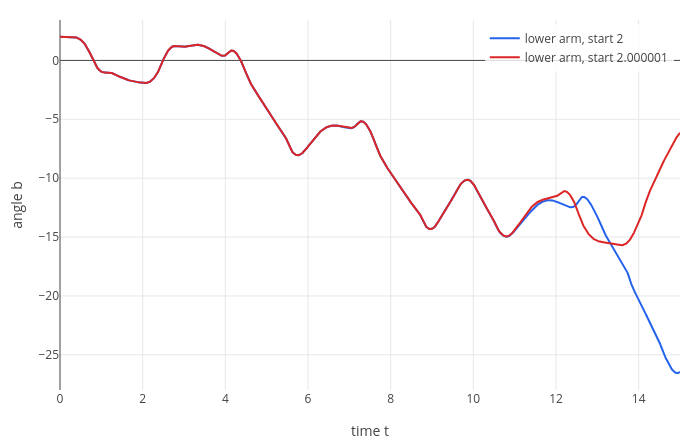

Notebook cell for this chart:
### Markdown cell above
## 5. The double pendulum: chaos

Hang a second pendulum from the first. With two equal masses and rods of length 1 (and $g = 9.81$), the Lagrangian in
the two angles $a$ and $b$ is

$$L = a'^2 + \tfrac12 b'^2 + a' b' \cos(a - b) + 2g\cos a + g\cos b.$$

Deriving its equations of motion by hand takes a page; `motion` does it for you. Start it twice from almost the same
position: the lower arm at $2$ and at $2.000001$:

### Code cell
d1 = motion(a'^2 + b'^2/2 + a'*b'*cos(a - b) + 2*9.81*cos(a) + 9.81*cos(b), [a b], t, [2 2], [0 0], 15, 6000);
d2 = motion(a'^2 + b'^2/2 + a'*b'*cos(a - b) + 2*9.81*cos(a) + 9.81*cos(b), [a b], t, [2 2.000001], [0 0], 15, 6000);
A1 = d1.q;
A2 = d2.q;
p = legend(plot(d1.t, A1(2)), "lower arm, start 2");
p = show(p, legend(plot(d2.t, A2(2)), "lower arm, start 2.000001"));
labels(p, "time t", "angle b")

### Figure 1 — Plotly figure (JSON) as saved in the notebook; plotly's stock layout.template omitted (floating-point values rounded to 4 significant figures; data arrays with more than 128 entries replaced by an {"elided": "..."} marker saying what was removed)
{"data": [{"line": {"color": "#2563eb", "width": 2}, "mode": "lines", "name": "lower arm, start 2", "type": "scatter", "x": {"elided": "2002 float values"}, "y": {"elided": "2002 float values"}}, {"line": {"color": "#dc2626", "width": 2}, "mode": "lines", "name": "lower arm, start 2.000001", "type": "scatter", "x": {"elided": "2002 float values"}, "y": {"elided": "2002 float values"}}], "layout": {"height": 440, "legend": {"bgcolor": "rgba(255,255,255,0.8)", "x": 0.99, "xanchor": "right", "y": 0.99, "yanchor": "top"}, "margin": {"b": 50, "l": 60, "r": 20, "t": 20}, "showlegend": true, "title": {"text": ""}, "width": 700, "xaxis": {"title": {"text": "time t"}, "zeroline": true}, "yaxis": {"range": [-27.99, 3.431], "title": {"text": "angle b"}, "zeroline": true}}}
